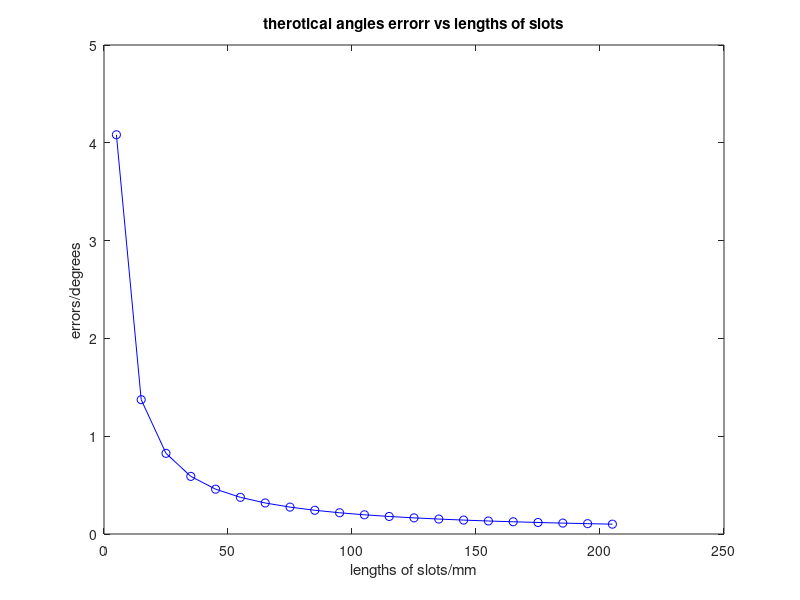

MATLAB code to generate this figure: (Note: this script raises an error after producing the figure.)
% input 1:d1, first depth of PSI, unit: mm;
% input 2:d2, last depth of PSI, unit: mm;
% output:err, error of angle, unit: radians;
% f1 f2 f3 f4 f5 f5 f6 are the coefficients of 5th degree polynomial functions
d1=5;
d2=205;

n= (d2-d1)/10+1;
result=zeros(1,n);
x=zeros(1,n);

w=1.6;%slot width
t=1.24;%blade thickness

for k=1:n
x(k)=d1;
%polynomial function solver:
f1 = d1/120;
f2 = -w/24;
f3 = -d1/6;
f4 = w/2;
f5 = d1;
f6 = t-w;
p = [f1 f2 f3 f4 f5 f6]; 
%answer displays:
fprintf ('The error for %d mm is:',d1);
error = roots(p);
real_error=real(error);
ab_error=abs(real_error);
err=min(ab_error);
disp(err);
result(k)=err*180/pi;
d1=d1+10;
end
plot(x,result,'b-o');
title('therotical angles errorr vs lengths of slots');
xlabel('lengths of slots/mm');
ylabel('errors/degrees');

result=result';
x=x';
T = table(x,result);
writetable(T,'therotical angle errors.xls');


